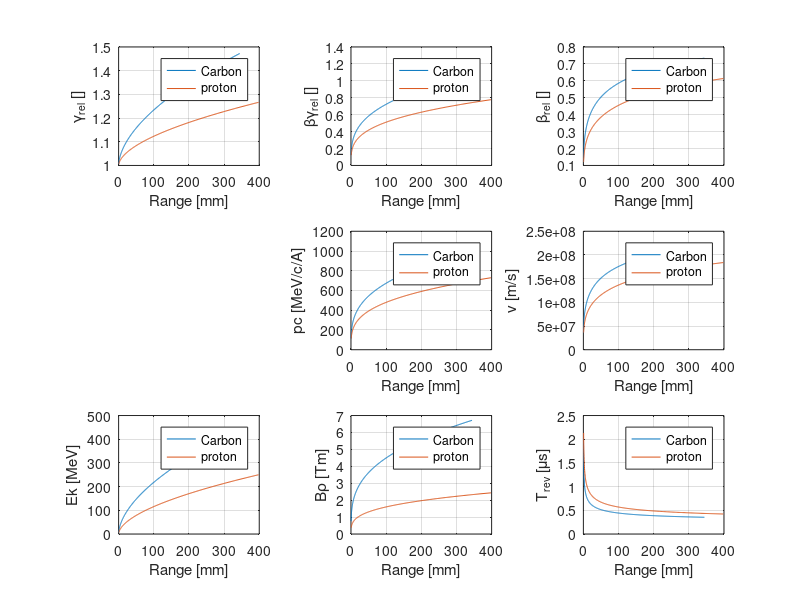

Source code (MATLAB):
% {}
% to-do:
% - allow to plot any quantity as a function of any other one

% proton data
Ap=1;
Zp=1;
mp=938.27208816; % [MeV]
EkMin_p=7; % [MeV]
EkMax_p=250; % [MeV]
EkStep_p=1; % [MeV]
Ek_p=EkMin_p:EkStep_p:EkMax_p; % [MeV]
range_p=@(x) 2.03E-02*x.^1.79; % range [mm], x [MeV], from fit of PSTAR data over [7MeV:300MeV], https://physics.nist.gov/cgi-bin/Star/ap_table.pl

% carbon data
AC=12;
ZC=6;
mC=931.49410242*AC; % [MeV]
EkMin_C=7; % [MeV/A]
EkMax_C=440; % [MeV/A]
EkStep_C=1; % [MeV/A]
Ek_C=EkMin_C:EkStep_C:EkMax_C; % [MeV/A]
range_C=@(x) 7.66E-03*x.^1.76; % range [mm], x [MeV/A], from fit to data from ICRU73 (errata), https://www.researchgate.net/publication/255700394_P_Sigmund_A_Schinner_H_Paul_Errata_and_addenda_for_ICRU_Report_73_Stopping_of_Ions_Heavier_than_Helium_J_of_the_ICRU_2009?enrichid=rgreq-cddd1932f703ba84581b29d24d4be41b-xxx&enrichsource=y292zxjqywdlozi1ntcwmdm5ndtbuzo0ntcymtc3nzk0nzq0mzjamtq4njaymdyymtuxnq%3D%3D

% scan data
independent='range'; % Ek or range
cLight=299792458E0; % [m/s]
circumference=77.640; % [m]

% relativistic quantities
gamma_p=Ek_p/mp+1;
betagamma_p=sqrt(gamma_p.^2-1);
beta_p=betagamma_p./gamma_p;
gamma_C=(Ek_C*AC)/mC+1;
betagamma_C=sqrt(gamma_C.^2-1);
beta_C=betagamma_C./gamma_C;

% plots
% - independent variable
if strcmp(independent,'Ek')
    label_x_axis='E_k [MeV/A]';
    xPlot_p=Ek_p;
    xPlot_C=Ek_C;
else
    label_x_axis='Range [mm]';
    xPlot_p=range_p(Ek_p);
    xPlot_C=range_C(Ek_C);
end
% plot(xPlot,range(Ek));
% xlabel(label_x_axis);
% ylabel('Range [mm]');
% grid on;
% return;
% - actually plot
% - relativistic gamma
ax1=subplot(3,3,1);
plot(xPlot_C,gamma_C,xPlot_p,gamma_p);
legend('Carbon','proton','location','best');
xlabel(label_x_axis);
ylabel('\gamma_{rel} []');
grid on;
% - relativistic betagamma
ax2=subplot(3,3,2);
plot(xPlot_C,betagamma_C,xPlot_p,betagamma_p);
legend('Carbon','proton','location','best');
xlabel(label_x_axis);
ylabel('\beta\gamma_{rel} []');
grid on;
% - relativistic beta
ax3=subplot(3,3,3);
plot(xPlot_C,beta_C,xPlot_p,beta_p);
legend('Carbon','proton','location','best');
xlabel(label_x_axis);
ylabel('\beta_{rel} []');
grid on;
% - momentum
ax5=subplot(3,3,5);
plot(xPlot_C,betagamma_C*mC/AC,xPlot_p,betagamma_p*mp);
legend('Carbon','proton','location','best');
xlabel(label_x_axis);
ylabel('pc [MeV/c/A]');
grid on;
% - magnetic rigidity
ax8=subplot(3,3,8);
plot(xPlot_C,betagamma_C*mC/(cLight*1E-6*ZC),xPlot_p,betagamma_p*mp/(cLight*1E-6*Zp));
legend('Carbon','proton','location','best');
xlabel(label_x_axis);
ylabel('B\rho [Tm]');
grid on;
% - speed
ax6=subplot(3,3,6);
plot(xPlot_C,beta_C*cLight,xPlot_p,beta_p*cLight);
legend('Carbon','proton','location','best');
xlabel(label_x_axis);
ylabel('v [m/s]');
grid on;
% - revolution time
ax9=subplot(3,3,9);
plot(xPlot_C,circumference./(beta_C.*cLight)*1E6,xPlot_p,circumference./(beta_p.*cLight)*1E6);
legend('Carbon','proton','location','best');
xlabel(label_x_axis);
ylabel('T_{rev} [\mus]');
grid on;
% - range
ax7=subplot(3,3,7);
if strcmp(independent,'Ek')
    plot(xPlot_C,range_C(Ek_C),xPlot_p,range_p(Ek_p));
    legend('Carbon','proton','location','best');
    ylabel('Range [mm]');
else
    plot(xPlot_C,Ek_C,xPlot_p,Ek_p);
    legend('Carbon','proton','location','best');
    ylabel('Ek [MeV]');
end
xlabel(label_x_axis);
grid on;
linkaxes([ax1,ax2,ax3,ax5,ax6,ax7,ax8,ax9],'x');